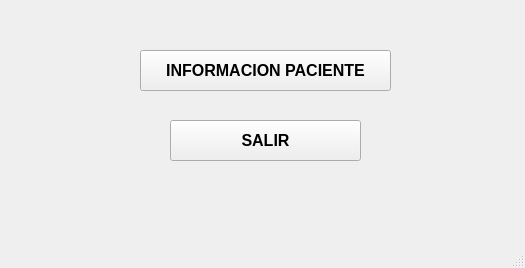
<?xml version="1.0" encoding="UTF-8"?>
<ui version="4.0">
 <class>MainWindow</class>
 <widget class="QMainWindow" name="MainWindow">
  <property name="geometry">
   <rect>
    <x>0</x>
    <y>0</y>
    <width>525</width>
    <height>268</height>
   </rect>
  </property>
  <property name="windowTitle">
   <string>MainWindow</string>
  </property>
  <widget class="QWidget" name="centralwidget">
   <widget class="QPushButton" name="button_info">
    <property name="geometry">
     <rect>
      <x>140</x>
      <y>50</y>
      <width>251</width>
      <height>41</height>
     </rect>
    </property>
    <property name="font">
     <font>
      <pointsize>12</pointsize>
      <weight>75</weight>
      <bold>true</bold>
     </font>
    </property>
    <property name="text">
     <string>INFORMACION PACIENTE</string>
    </property>
   </widget>
   <widget class="QPushButton" name="button_salir">
    <property name="geometry">
     <rect>
      <x>170</x>
      <y>120</y>
      <width>191</width>
      <height>41</height>
     </rect>
    </property>
    <property name="font">
     <font>
      <pointsize>12</pointsize>
      <weight>75</weight>
      <bold>true</bold>
     </font>
    </property>
    <property name="text">
     <string>SALIR</string>
    </property>
   </widget>
  </widget>
  <widget class="QMenuBar" name="menubar">
   <property name="geometry">
    <rect>
     <x>0</x>
     <y>0</y>
     <width>525</width>
     <height>21</height>
    </rect>
   </property>
  </widget>
  <widget class="QStatusBar" name="statusbar"/>
 </widget>
 <resources/>
 <connections/>
</ui>
